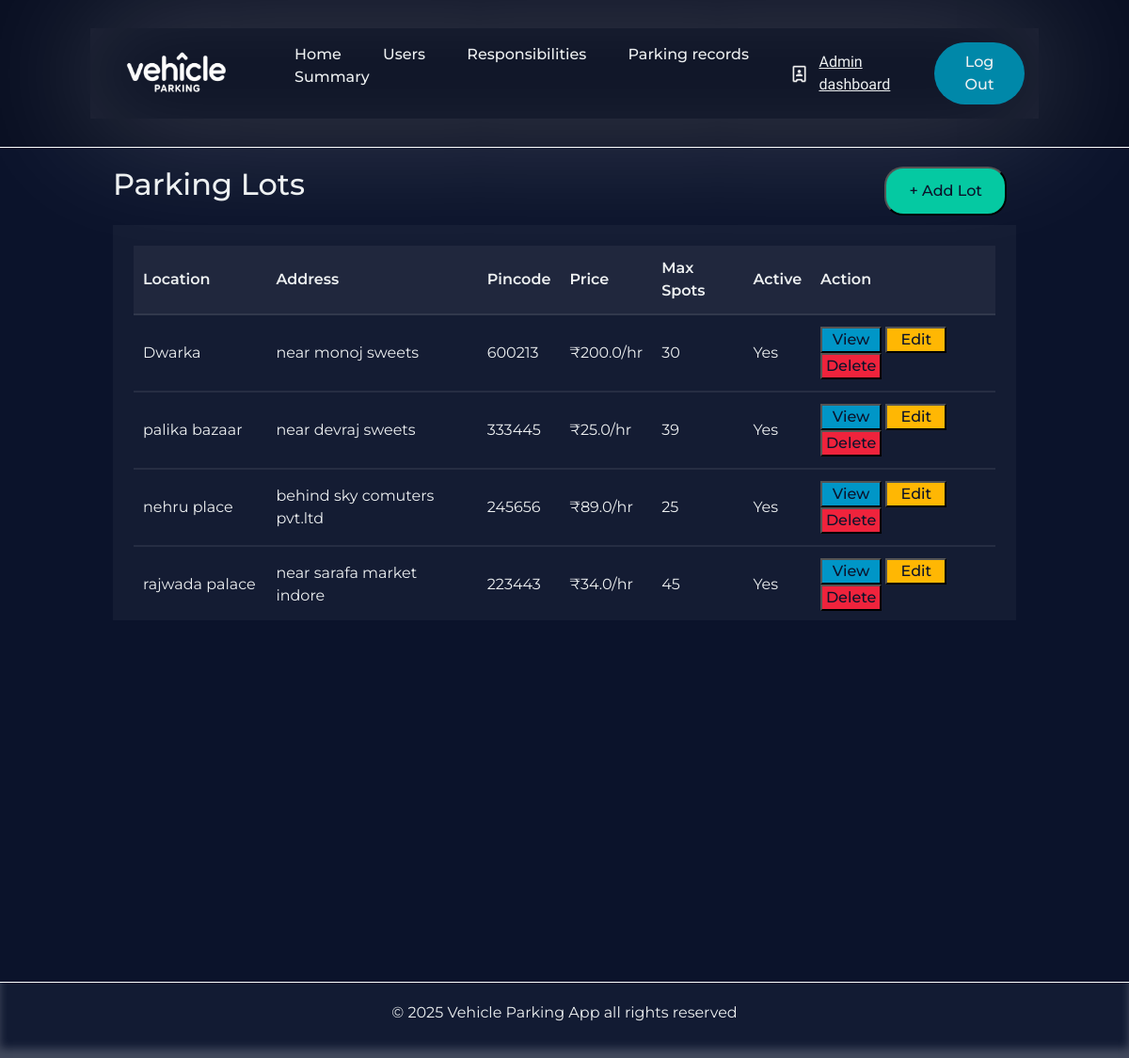
The page /admin on the database its author committed.
### Application/models.py (models this page shows)
class Parkinglot(db.Model):
    __tablename__='parking_lot'
    id=db.Column(db.Integer,primary_key=True)
    prime_location_name=db.Column(db.String(80),nullable=False)
    price=db.Column(db.Float,nullable=False)
    address=db.Column(db.String(250),nullable=False)
    pincode=db.Column(db.String(6),nullable=False)
    maximum_spots=db.Column(db.Integer,nullable=False)
    is_active=db.Column(db.Boolean,default=True,nullable=False)
    spots=db.relationship('Parkingspots',backref='lot',lazy=True,cascade='all,delete-orphan')

### Application/controllers.py (the view)
@app.route('/admin')
def admin_dash():
    admin_details=User.query.filter_by(role='admin').first()
    parking_lot_details=Parkinglot.query.all()
    available_parking_spots=Parkingspots.query.filter_by(status='A').all()
    occupied_parking_spots=Parkingspots.query.filter_by(status='O').all()
    return render_template('admin_dashboard.html',admin_details=admin_details,parking_lot_details=parking_lot_details,available_parking_spots=available_parking_spots,occupied_parking_spots=occupied_parking_spots)

### templates/admin_dashboard.html (shortened to what this page needs)
{% extends 'admin_base.html' %}
{% block content %}
    <div class="parkinglot-table-heading-container">
                    <h2>Parking Lots</h2>
                    <a href="{{url_for('add_new_lot')}}"><button class="parkinglot-table-heading-Addlot-button">+ Add Lot</button></a>
                </div>
                <div class="parkinglot-table-container">
                  <table class="parkinglot-table">
                        <thead>
                          <tr>
                              <th>Location</th>
                              <th>Address</th>
                              <th>Pincode</th>
                              <th>Price</th>
                              <th>Max Spots</th>
                              <th>Active</th>
                              <th>Action</th>
                          </tr>
                        </thead>
                        <tbody>
                         {% for lot in parking_lot_details %}
                        <tr>
                            <td>{{lot.prime_location_name}}</td>
                            <td>{{lot.address}}</td>
                            <td>{{lot.pincode}}</td>
                            <td>₹{{lot.price}}/hr</td>
                            <td>{{lot.maximum_spots}}</td>
                            <td>{{'Yes' if lot.is_active else 'No'}}</td>
                            <td class="parking-lot-table-buttons">
                                <a href="/view-parking-lot/{{ lot.id }}"><button class="view-button">View</button></a>
                                 <a href="/edit-parking-lot/{{lot.id}}"><button class="edit-button">Edit</button></a>
                                 <a href="/delete-parking-lot/{{lot.id}}"><button class="delete-button">Delete</button></a>
                            </td>
                        </tr>
                        {% endfor %}
                    </tbody>
                  </table>
                </div>
{% endblock %}

### static/style.css (style rules this page uses)
* { box-sizing: border-box; margin: 0; padding: 0; font-family: "Montserrat",sans-serif; }
html,body { height: 100%; background-color: #0b132b; color: #edf0f1; }
li,a,button { font-weight: 500; font-size: 16px; color: inherit; text-decoration: none; }
.parkinglot-table-heading-container { margin-bottom: 10px; display: flex; justify-content: space-between; }
.parkinglot-table-heading-Addlot-button { color: #0b132b; padding: 12px 24px; border-radius: 20px; margin-right: 10px; background-color: #05c9a2; cursor: pointer; transition: all 0.3s ease 0s; }
.parkinglot-table-container { padding: 22px; width: 100%; background-color: rgba(255, 255, 255, 0.040); border: #f7f7f7; overflow-y: auto; max-height: 420px; }
.parkinglot-table { width: 100%; border-radius: 30px; border-collapse: separate; border-spacing: 0px; }
.parkinglot-table th, .parkinglot-table td { padding: 12px 10px; border-bottom: 2px solid rgba(255, 255, 255, 0.080);; }
.parkinglot-table th { text-align: left; background-color: rgba(255, 255, 255, 0.05); font-weight: 600; }
.parkinglot-table td { text-align: left; }
.parking-lot-table-buttons button { color: #0b132b; width: 65px; cursor: pointer; transition: all 0.3s ease 0s; }
.parking-lot-table-buttons .view-button { background-color: #0096c7; }
.parking-lot-table-buttons .edit-button,.parking-lot-table-buttons .parked-out-button { background-color: #ffb703; }
.parking-lot-table-buttons .delete-button,.parking-lot-table-buttons .release-button { background-color: #ef233c; }

### rows shown on the page
Parkinglot: prime_location_name "Dwarka", address "near monoj sweets", pincode "600213", price "200.0", maximum_spots "30", is_active "Yes"
Parkinglot: prime_location_name "palika bazaar", address "near devraj sweets", pincode "333445", price "25.0", maximum_spots "39", is_active "Yes"
Parkinglot: prime_location_name "nehru place", address "behind sky comuters pvt.ltd", pincode "245656", price "89.0", maximum_spots "25", is_active "Yes"
Parkinglot: prime_location_name "rajwada palace", address "near sarafa market indore", pincode "223443", price "34.0", maximum_spots "45", is_active "Yes"
